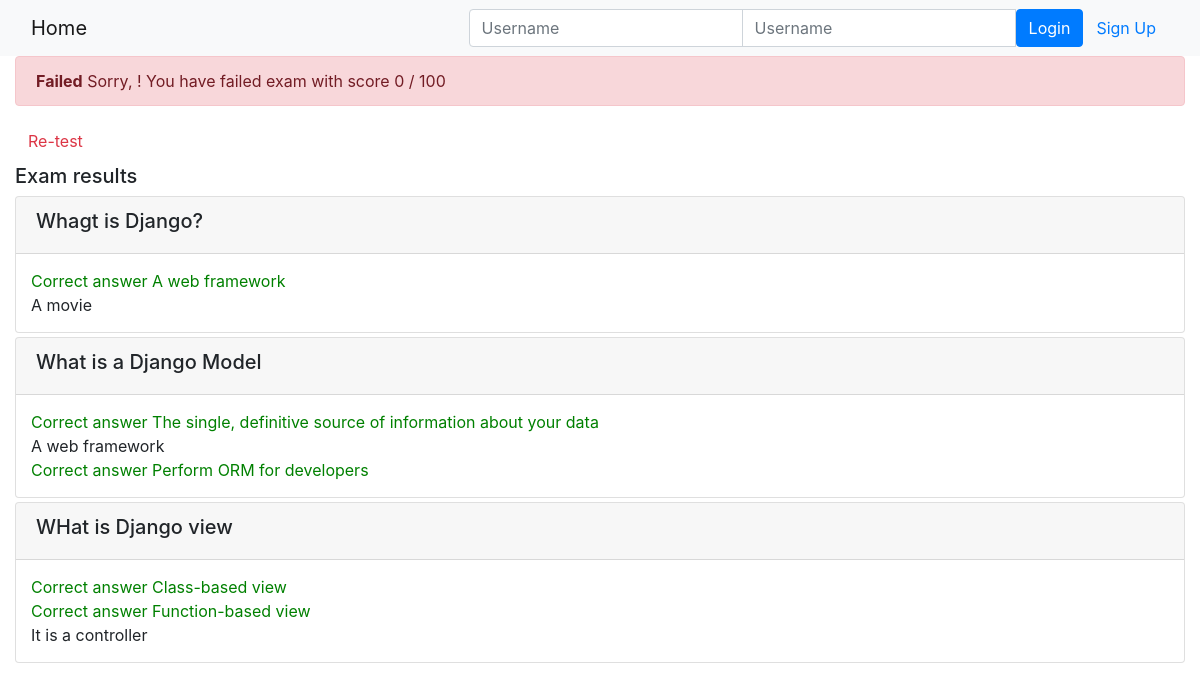
Page /onlinecourse/course/1/submission/1/result/ on the committed database.
### onlinecourse/models.py (models this page shows, shortened)
class Question(models.Model):
    course = models.ForeignKey(Course, on_delete = models.CASCADE)
    question = models.TextField()
    grade = models.FloatField()

class Choice(models.Model):
    question = models.ForeignKey(Question, on_delete = models.CASCADE)
    text = models.TextField()
    is_correct = models.BooleanField()

### onlinecourse/views.py (the view)
# urls.py: path('course/<int:course_id>/submission/<int:submission_id>/result/', views.show_exam_result, name='show_exam_result'),
def show_exam_result(request, course_id, submission_id):
    context = {}
    user = request.user
    course = get_object_or_404(Course, pk=course_id)
    sub = get_object_or_404(Submission, pk=submission_id)
    total_score = 0
    for question in course.question_set.all():
        ok_count = question.choice_set.filter(is_correct = True).count()
        sub_count = sub.choices.filter(question__id = question.id, is_correct = True).count()
        print(str(question.id) +' = ' + str(sub_count)+'/'+str(ok_count))
        if ok_count == sub_count:
            total_score += question.grade
    total_score = round(total_score)
    context['course'] = course
    context['grade'] = total_score
    context['selected'] = sub.choices.all()
    return render(request, 'onlinecourse/exam_result_bootstrap.html', context)

### onlinecourse/templates/onlinecourse/exam_result_bootstrap.html (shortened to what this page needs)
<!DOCTYPE html>
<html lang="en">
<head>
    {% load static %}
    <link rel="stylesheet" href="https://maxcdn.bootstrapcdn.com/bootstrap/4.5.2/css/bootstrap.min.css">
</head>
<body>
    <nav class="navbar navbar-light bg-light">
        <div class="container-fluid">
            <div class="navbar-header">
                <a class="navbar-brand" href="{% url 'onlinecourse:index' %}">Home</a>
            </div>
            <ul class="nav navbar-nav navbar-right">
                {% if user.is_authenticated %}
                <li>
                    <a class="btn btn-link" href="#">{{ user.first_name }}({{ user.username }})</a>
                    <a class="btn btn-link" href="{% url 'onlinecourse:logout' %}">Logout</a>
                </li>
                {% else %}
                <li>
                    <form class="form-inline" action="{% url 'onlinecourse:login' %}" method="post">
                        <div class="input-group">
                            <input type="text" class="form-control" placeholder="Username" name="username">
                            <input type="password" class="form-control" placeholder="Username" name="psw">
                            <button class="btn btn-primary" type="submit">Login</button>
                            <a class="btn btn-link" href="{% url 'onlinecourse:registration' %}">Sign Up</a>
                        </div>
                    </form>
                </li>
                {% endif %}
            </ul>
        </div>
    </nav>
    <div class="container-fluid">
        {% if grade > 80 %}
        <div class="alert alert-success">
            <b>Congratulations</b> {{user.username}}! You have passed the exam and completed the coures with a socre of
            {{ grade }} / 100
        </div>
        {% else %}
        <div class="alert alert-danger">
            <b>Failed</b> Sorry, {{user.username}}! You have failed exam with score {{ grade }} / 100
        </div>
        <a class="btn btn-link text-danger" href="{% url 'onlinecourse:course_details' course.id %}">Re-test</a>
        {% endif %}
        <div class="card-columns-vertical mt-1">
            <h5 class="">Exam results</h5>
            {% for question in course.question_set.all %}
            <div class="card mt-1">
                <div class="card-header">
                    <h5>{{ question.question}}</h5>
                </div>
                <div style="padding: 15px;">
                    {% for choice in question.choice_set.all %}
                        {% if choice.is_correct %}
                        <div style="color: green;">
                            Correct answer {{choice.text}}
                        </div>
                        {% else %}
                        <div>
                            {{choice.text}}
                        </div>
                        {% endif %}
                    {% endfor %}
                </div>
            </div>
            {% endfor %}
        </div>
    </div>
</body>
</html>

### rows in the picture
Question: question "Whagt is Django?"
Choice: text "A web framework"
Choice: text "A movie"
Question: question "What is a Django Model"
Choice: text "The single, definitive source of information about your data"
Choice: text "A web framework"
Choice: text "Perform ORM for developers"
Question: question "WHat is Django view"
Choice: text "Class-based view"
Choice: text "Function-based view"
Choice: text "It is a controller"

### other values in the picture
{{ grade }} "0"
